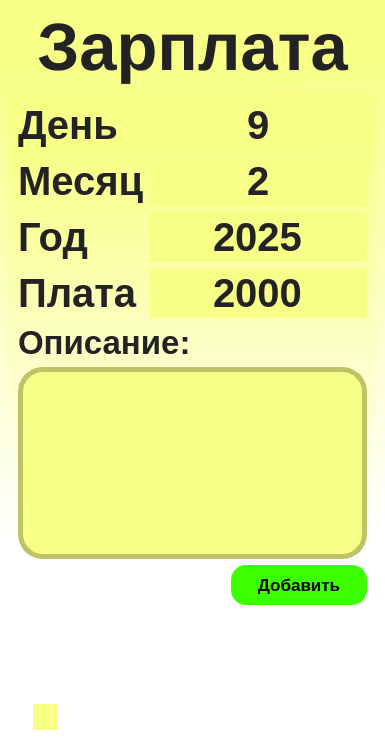
<?xml version="1.0" encoding="UTF-8"?>
<ui version="4.0">
 <class>MainWindow</class>
 <widget class="QMainWindow" name="MainWindow">
  <property name="geometry">
   <rect>
    <x>0</x>
    <y>0</y>
    <width>385</width>
    <height>739</height>
   </rect>
  </property>
  <property name="windowTitle">
   <string>MySalary</string>
  </property>
  <property name="windowIcon">
   <iconset resource="icons.qrc">
    <normaloff>:/resource/icons/salary.png</normaloff>:/resource/icons/salary.png</iconset>
  </property>
  <property name="styleSheet">
   <string notr="true">background-color: qlineargradient(spread:pad, x1:0.5, y1:0.091, x2:0.511, y2:0.733, stop:0 rgba(248, 255, 135, 255), stop:1 rgba(255, 255, 255, 255));
</string>
  </property>
  <property name="toolButtonStyle">
   <enum>Qt::ToolButtonStyle::ToolButtonIconOnly</enum>
  </property>
  <widget class="QWidget" name="centralwidget">
   <layout class="QVBoxLayout" name="verticalLayout">
    <item>
     <widget class="QLabel" name="label">
      <property name="font">
       <font>
        <pointsize>50</pointsize>
        <italic>false</italic>
        <bold>true</bold>
        <underline>false</underline>
        <strikeout>false</strikeout>
       </font>
      </property>
      <property name="styleSheet">
       <string notr="true">background:transparent;
color: rgb(35, 35, 35);</string>
      </property>
      <property name="text">
       <string>Зарплата</string>
      </property>
      <property name="alignment">
       <set>Qt::AlignmentFlag::AlignCenter</set>
      </property>
     </widget>
    </item>
    <item>
     <widget class="QTabWidget" name="ui_mainTabWidget">
      <property name="styleSheet">
       <string notr="true">QTabWidget::tab-bar {
    alignment: center;
}
QTabWidget{
	border:none;
	background:transparent;
}

QTabBar::tab{
	background-color: rgb(255, 255, 255);
}

QTabBar::tab:selected {
	
	background-color: rgb(248, 255, 135);
}
</string>
      </property>
      <property name="tabPosition">
       <enum>QTabWidget::TabPosition::South</enum>
      </property>
      <property name="tabShape">
       <enum>QTabWidget::TabShape::Rounded</enum>
      </property>
      <property name="currentIndex">
       <number>1</number>
      </property>
      <property name="iconSize">
       <size>
        <width>35</width>
        <height>35</height>
       </size>
      </property>
      <property name="elideMode">
       <enum>Qt::TextElideMode::ElideNone</enum>
      </property>
      <property name="usesScrollButtons">
       <bool>true</bool>
      </property>
      <property name="documentMode">
       <bool>false</bool>
      </property>
      <property name="tabsClosable">
       <bool>false</bool>
      </property>
      <property name="movable">
       <bool>false</bool>
      </property>
      <property name="tabBarAutoHide">
       <bool>false</bool>
      </property>
      <widget class="QWidget" name="tab">
       <attribute name="icon">
        <iconset resource="icons.qrc">
         <normaloff>:/resource/icons/home.png</normaloff>:/resource/icons/home.png</iconset>
       </attribute>
       <attribute name="title">
        <string/>
       </attribute>
       <layout class="QVBoxLayout" name="verticalLayout_5">
        <item>
         <widget class="QWidget" name="widget_3" native="true">
          <property name="maximumSize">
           <size>
            <width>16777215</width>
            <height>115</height>
           </size>
          </property>
          <property name="styleSheet">
           <string notr="true">background-color: rgb(249, 255, 100);
</string>
          </property>
          <layout class="QVBoxLayout" name="verticalLayout_4">
           <item>
            <layout class="QHBoxLayout" name="horizontalLayout">
             <item>
              <widget class="QLabel" name="label_6">
               <property name="styleSheet">
                <string notr="true">image: url(:/resource/icons/salary.png);</string>
               </property>
               <property name="text">
                <string/>
               </property>
              </widget>
             </item>
             <item>
              <widget class="QLabel" name="ui_currentTime_Label">
               <property name="font">
                <font>
                 <pointsize>25</pointsize>
                 <bold>true</bold>
                </font>
               </property>
               <property name="styleSheet">
                <string notr="true">color: rgb(35, 35, 35);</string>
               </property>
               <property name="text">
                <string>00:00</string>
               </property>
              </widget>
             </item>
            </layout>
           </item>
           <item>
            <widget class="QLabel" name="ui_currentMonth_Label">
             <property name="font">
              <font>
               <pointsize>24</pointsize>
               <bold>true</bold>
              </font>
             </property>
             <property name="styleSheet">
              <string notr="true">color: rgb(35, 35, 35);</string>
             </property>
             <property name="text">
              <string>Январь</string>
             </property>
             <property name="alignment">
              <set>Qt::AlignmentFlag::AlignCenter</set>
             </property>
            </widget>
           </item>
          </layout>
         </widget>
        </item>
        <item>
         <widget class="QWidget" name="widget" native="true">
          <property name="minimumSize">
           <size>
            <width>0</width>
            <height>125</height>
           </size>
          </property>
          <property name="maximumSize">
           <size>
            <width>16777215</width>
            <height>125</height>
           </size>
          </property>
          <property name="styleSheet">
           <string notr="true">background-color: rgb(249, 255, 100);
border-radius:25px;</string>
          </property>
          <layout class="QVBoxLayout" name="verticalLayout_2">
           <item>
            <widget class="QLabel" name="label_2">
             <property name="font">
              <font>
               <pointsize>20</pointsize>
               <bold>true</bold>
              </font>
             </property>
             <property name="styleSheet">
              <string>background:transparent;
color: rgb(35, 35, 35);</string>
             </property>
             <property name="text">
              <string>Всего Заработано</string>
             </property>
             <property name="alignment">
              <set>Qt::AlignmentFlag::AlignCenter</set>
             </property>
            </widget>
           </item>
           <item>
            <widget class="QLCDNumber" name="ui_allSalary_lcdNumber">
             <property name="font">
              <font>
               <pointsize>9</pointsize>
              </font>
             </property>
             <property name="styleSheet">
              <string notr="true">background-color: rgb(60, 255, 0);
color: rgb(0, 0, 0);
border:none;</string>
             </property>
             <property name="frameShape">
              <enum>QFrame::Shape::NoFrame</enum>
             </property>
             <property name="frameShadow">
              <enum>QFrame::Shadow::Raised</enum>
             </property>
             <property name="smallDecimalPoint">
              <bool>false</bool>
             </property>
             <property name="digitCount">
              <number>8</number>
             </property>
             <property name="segmentStyle">
              <enum>QLCDNumber::SegmentStyle::Flat</enum>
             </property>
            </widget>
           </item>
          </layout>
         </widget>
        </item>
        <item>
         <widget class="QWidget" name="widget_2" native="true">
          <property name="minimumSize">
           <size>
            <width>0</width>
            <height>125</height>
           </size>
          </property>
          <property name="maximumSize">
           <size>
            <width>16777215</width>
            <height>125</height>
           </size>
          </property>
          <property name="styleSheet">
           <string notr="true">background-color: rgb(249, 255, 100);
border-radius:25px;</string>
          </property>
          <layout class="QVBoxLayout" name="verticalLayout_3">
           <item>
            <widget class="QLabel" name="label_3">
             <property name="font">
              <font>
               <pointsize>20</pointsize>
               <italic>false</italic>
               <bold>true</bold>
              </font>
             </property>
             <property name="styleSheet">
              <string>background:transparent;
color: rgb(35, 35, 35);</string>
             </property>
             <property name="text">
              <string>За Текущий Месяц</string>
             </property>
             <property name="alignment">
              <set>Qt::AlignmentFlag::AlignCenter</set>
             </property>
            </widget>
           </item>
           <item>
            <widget class="QLCDNumber" name="ui_salaryThisMonth_lcdNumber">
             <property name="font">
              <font>
               <pointsize>9</pointsize>
              </font>
             </property>
             <property name="styleSheet">
              <string notr="true">background-color: rgb(60, 255, 0);
color: rgb(0, 0, 0);
border:none;
</string>
             </property>
             <property name="frameShape">
              <enum>QFrame::Shape::NoFrame</enum>
             </property>
             <property name="frameShadow">
              <enum>QFrame::Shadow::Raised</enum>
             </property>
             <property name="lineWidth">
              <number>1</number>
             </property>
             <property name="midLineWidth">
              <number>0</number>
             </property>
             <property name="smallDecimalPoint">
              <bool>false</bool>
             </property>
             <property name="digitCount">
              <number>8</number>
             </property>
             <property name="segmentStyle">
              <enum>QLCDNumber::SegmentStyle::Flat</enum>
             </property>
            </widget>
           </item>
          </layout>
         </widget>
        </item>
        <item>
         <spacer name="verticalSpacer_2">
          <property name="orientation">
           <enum>Qt::Orientation::Vertical</enum>
          </property>
          <property name="sizeHint" stdset="0">
           <size>
            <width>20</width>
            <height>40</height>
           </size>
          </property>
         </spacer>
        </item>
       </layout>
      </widget>
      <widget class="QWidget" name="tab_2">
       <attribute name="icon">
        <iconset resource="icons.qrc">
         <normaloff>:/resource/icons/add.png</normaloff>:/resource/icons/add.png</iconset>
       </attribute>
       <attribute name="title">
        <string/>
       </attribute>
       <layout class="QVBoxLayout" name="verticalLayout_6">
        <item>
         <layout class="QFormLayout" name="formLayout">
          <item row="0" column="0">
           <widget class="QLabel" name="label_9">
            <property name="minimumSize">
             <size>
              <width>0</width>
              <height>50</height>
             </size>
            </property>
            <property name="font">
             <font>
              <pointsize>30</pointsize>
              <bold>true</bold>
             </font>
            </property>
            <property name="styleSheet">
             <string notr="true">background:transparent;
color: rgb(35, 35, 35);</string>
            </property>
            <property name="text">
             <string>День</string>
            </property>
           </widget>
          </item>
          <item row="2" column="0">
           <widget class="QLabel" name="label_8">
            <property name="minimumSize">
             <size>
              <width>0</width>
              <height>50</height>
             </size>
            </property>
            <property name="font">
             <font>
              <pointsize>30</pointsize>
              <bold>true</bold>
             </font>
            </property>
            <property name="styleSheet">
             <string notr="true">background:transparent;
color: rgb(35, 35, 35);</string>
            </property>
            <property name="text">
             <string>Месяц</string>
            </property>
           </widget>
          </item>
          <item row="4" column="0">
           <widget class="QLabel" name="label_10">
            <property name="minimumSize">
             <size>
              <width>0</width>
              <height>50</height>
             </size>
            </property>
            <property name="font">
             <font>
              <pointsize>30</pointsize>
              <bold>true</bold>
             </font>
            </property>
            <property name="styleSheet">
             <string notr="true">background:transparent;
color: rgb(35, 35, 35);</string>
            </property>
            <property name="text">
             <string>Год</string>
            </property>
           </widget>
          </item>
          <item row="4" column="1">
           <widget class="QSpinBox" name="ui_addYear_spinBox">
            <property name="minimumSize">
             <size>
              <width>0</width>
              <height>50</height>
             </size>
            </property>
            <property name="font">
             <font>
              <pointsize>30</pointsize>
              <bold>true</bold>
             </font>
            </property>
            <property name="styleSheet">
             <string notr="true">background-color: rgb(248, 255, 135);
border:none;
color: rgb(35, 35, 35);</string>
            </property>
            <property name="alignment">
             <set>Qt::AlignmentFlag::AlignCenter</set>
            </property>
            <property name="buttonSymbols">
             <enum>QAbstractSpinBox::ButtonSymbols::NoButtons</enum>
            </property>
            <property name="minimum">
             <number>1945</number>
            </property>
            <property name="maximum">
             <number>3000</number>
            </property>
            <property name="value">
             <number>2025</number>
            </property>
           </widget>
          </item>
          <item row="5" column="0">
           <widget class="QLabel" name="label_7">
            <property name="minimumSize">
             <size>
              <width>0</width>
              <height>50</height>
             </size>
            </property>
            <property name="font">
             <font>
              <pointsize>30</pointsize>
              <bold>true</bold>
             </font>
            </property>
            <property name="styleSheet">
             <string notr="true">background:transparent;
color: rgb(35, 35, 35);</string>
            </property>
            <property name="text">
             <string>Плата</string>
            </property>
           </widget>
          </item>
          <item row="5" column="1">
           <widget class="QSpinBox" name="ui_addMoney_spinBox">
            <property name="minimumSize">
             <size>
              <width>0</width>
              <height>50</height>
             </size>
            </property>
            <property name="font">
             <font>
              <pointsize>30</pointsize>
              <bold>true</bold>
             </font>
            </property>
            <property name="styleSheet">
             <string notr="true">background-color: rgb(248, 255, 135);
border:none;
color: rgb(35, 35, 35);</string>
            </property>
            <property name="alignment">
             <set>Qt::AlignmentFlag::AlignCenter</set>
            </property>
            <property name="buttonSymbols">
             <enum>QAbstractSpinBox::ButtonSymbols::NoButtons</enum>
            </property>
            <property name="maximum">
             <number>100000</number>
            </property>
            <property name="value">
             <number>2000</number>
            </property>
           </widget>
          </item>
          <item row="0" column="1">
           <widget class="QSpinBox" name="ui_dayAdd_spinBox">
            <property name="minimumSize">
             <size>
              <width>0</width>
              <height>50</height>
             </size>
            </property>
            <property name="font">
             <font>
              <pointsize>30</pointsize>
              <bold>true</bold>
             </font>
            </property>
            <property name="styleSheet">
             <string notr="true">background-color: rgb(248, 255, 135);
border:none;
color: rgb(35, 35, 35);</string>
            </property>
            <property name="alignment">
             <set>Qt::AlignmentFlag::AlignCenter</set>
            </property>
            <property name="buttonSymbols">
             <enum>QAbstractSpinBox::ButtonSymbols::NoButtons</enum>
            </property>
            <property name="minimum">
             <number>1</number>
            </property>
            <property name="maximum">
             <number>31</number>
            </property>
            <property name="value">
             <number>9</number>
            </property>
           </widget>
          </item>
          <item row="2" column="1">
           <widget class="QSpinBox" name="ui_addMonth_spinBox">
            <property name="minimumSize">
             <size>
              <width>0</width>
              <height>50</height>
             </size>
            </property>
            <property name="font">
             <font>
              <pointsize>30</pointsize>
              <bold>true</bold>
             </font>
            </property>
            <property name="styleSheet">
             <string notr="true">background-color: rgb(248, 255, 135);
border:none;
color: rgb(35, 35, 35);</string>
            </property>
            <property name="alignment">
             <set>Qt::AlignmentFlag::AlignCenter</set>
            </property>
            <property name="buttonSymbols">
             <enum>QAbstractSpinBox::ButtonSymbols::NoButtons</enum>
            </property>
            <property name="minimum">
             <number>1</number>
            </property>
            <property name="maximum">
             <number>12</number>
            </property>
            <property name="value">
             <number>2</number>
            </property>
           </widget>
          </item>
         </layout>
        </item>
        <item>
         <widget class="QLabel" name="label_11">
          <property name="font">
           <font>
            <pointsize>25</pointsize>
            <bold>true</bold>
           </font>
          </property>
          <property name="styleSheet">
           <string notr="true">background:transparent;
color: rgb(35, 35, 35);</string>
          </property>
          <property name="text">
           <string>Описание:</string>
          </property>
         </widget>
        </item>
        <item>
         <widget class="QPlainTextEdit" name="ui_addAbout">
          <property name="font">
           <font>
            <pointsize>21</pointsize>
           </font>
          </property>
          <property name="styleSheet">
           <string notr="true">color: rgb(35, 35, 35);
background-color: rgb(231, 231, 231);
border:5px solid  rgb(190, 195, 103);
border-radius:25px;
background-color: rgb(248, 255, 135);
padding:5px;</string>
          </property>
         </widget>
        </item>
        <item>
         <layout class="QHBoxLayout" name="horizontalLayout_2">
          <item>
           <spacer name="horizontalSpacer">
            <property name="orientation">
             <enum>Qt::Orientation::Horizontal</enum>
            </property>
            <property name="sizeHint" stdset="0">
             <size>
              <width>40</width>
              <height>20</height>
             </size>
            </property>
           </spacer>
          </item>
          <item>
           <widget class="QPushButton" name="ui_addNote_button">
            <property name="minimumSize">
             <size>
              <width>136</width>
              <height>40</height>
             </size>
            </property>
            <property name="maximumSize">
             <size>
              <width>136</width>
              <height>16777215</height>
             </size>
            </property>
            <property name="font">
             <font>
              <pointsize>13</pointsize>
              <bold>true</bold>
             </font>
            </property>
            <property name="styleSheet">
             <string notr="true">QPushButton{
alignment: right;
	background-color: rgb(60, 255, 0);
	border-radius:15px;
	color: rgb(0, 0, 0);
	border:none;
}
QPushButton:hover{
	background-color: rgb(255, 255, 255);
	color: rgb(0, 0, 0);
	border:2px solid  rgb(60, 255, 0);	
}</string>
            </property>
            <property name="text">
             <string>Добавить</string>
            </property>
           </widget>
          </item>
         </layout>
        </item>
        <item>
         <spacer name="verticalSpacer">
          <property name="orientation">
           <enum>Qt::Orientation::Vertical</enum>
          </property>
          <property name="sizeHint" stdset="0">
           <size>
            <width>20</width>
            <height>50</height>
           </size>
          </property>
         </spacer>
        </item>
       </layout>
      </widget>
      <widget class="QWidget" name="tab_3">
       <attribute name="icon">
        <iconset resource="icons.qrc">
         <normaloff>:/resource/icons/pie-chart.png</normaloff>:/resource/icons/pie-chart.png</iconset>
       </attribute>
       <attribute name="title">
        <string/>
       </attribute>
       <layout class="QVBoxLayout" name="verticalLayout_8">
        <item>
         <layout class="QHBoxLayout" name="horizontalLayout_3">
          <item>
           <widget class="QSpinBox" name="ui_chooseYear_spinBox">
            <property name="minimumSize">
             <size>
              <width>0</width>
              <height>50</height>
             </size>
            </property>
            <property name="maximumSize">
             <size>
              <width>16777215</width>
              <height>50</height>
             </size>
            </property>
            <property name="font">
             <font>
              <pointsize>30</pointsize>
              <bold>true</bold>
             </font>
            </property>
            <property name="styleSheet">
             <string notr="true">background-color: rgb(248, 255, 135);
border:none;
color: rgb(35, 35, 35);</string>
            </property>
            <property name="buttonSymbols">
             <enum>QAbstractSpinBox::ButtonSymbols::NoButtons</enum>
            </property>
            <property name="minimum">
             <number>1945</number>
            </property>
            <property name="maximum">
             <number>3000</number>
            </property>
            <property name="value">
             <number>2025</number>
            </property>
           </widget>
          </item>
          <item>
           <widget class="QSpinBox" name="ui_chooseMonth_spinBox">
            <property name="minimumSize">
             <size>
              <width>0</width>
              <height>50</height>
             </size>
            </property>
            <property name="maximumSize">
             <size>
              <width>16777215</width>
              <height>50</height>
             </size>
            </property>
            <property name="font">
             <font>
              <pointsize>30</pointsize>
              <bold>true</bold>
             </font>
            </property>
            <property name="styleSheet">
             <string notr="true">background-color: rgb(248, 255, 135);
border:none;
color: rgb(35, 35, 35);</string>
            </property>
            <property name="alignment">
             <set>Qt::AlignmentFlag::AlignCenter</set>
            </property>
            <property name="buttonSymbols">
             <enum>QAbstractSpinBox::ButtonSymbols::NoButtons</enum>
            </property>
            <property name="minimum">
             <number>1</number>
            </property>
            <property name="maximum">
             <number>12</number>
            </property>
            <property name="value">
             <number>2</number>
            </property>
           </widget>
          </item>
          <item>
           <widget class="QPushButton" name="ui_screachNotes_button">
            <property name="minimumSize">
             <size>
              <width>0</width>
              <height>50</height>
             </size>
            </property>
            <property name="maximumSize">
             <size>
              <width>16777215</width>
              <height>50</height>
             </size>
            </property>
            <property name="styleSheet">
             <string notr="true">background-color: rgb(248, 255, 136);
image: url(:/resource/icons/screach.png);
border:none;</string>
            </property>
            <property name="text">
             <string/>
            </property>
           </widget>
          </item>
         </layout>
        </item>
        <item>
         <widget class="QTableView" name="tableView">
          <property name="styleSheet">
           <string notr="true">background-color: rgb(249, 255, 162);
border:2px solid rgb(202, 206, 131);
</string>
          </property>
         </widget>
        </item>
        <item>
         <layout class="QHBoxLayout" name="horizontalLayout_4">
          <item>
           <widget class="QLabel" name="label_13">
            <property name="minimumSize">
             <size>
              <width>0</width>
              <height>100</height>
             </size>
            </property>
            <property name="font">
             <font>
              <pointsize>11</pointsize>
              <bold>true</bold>
             </font>
            </property>
            <property name="styleSheet">
             <string notr="true">color: rgb(35, 35, 35);
background-color: rgb(255, 255, 255);</string>
            </property>
            <property name="text">
             <string>Выберите Элемент с Таблицы!</string>
            </property>
           </widget>
          </item>
          <item>
           <widget class="QPushButton" name="ui_noteAbout_button">
            <property name="minimumSize">
             <size>
              <width>0</width>
              <height>100</height>
             </size>
            </property>
            <property name="styleSheet">
             <string notr="true">background:transparent;
image: url(:/resource/icons/about.png);
border:none;</string>
            </property>
            <property name="text">
             <string/>
            </property>
           </widget>
          </item>
          <item>
           <widget class="QPushButton" name="ui_deleteNote_button">
            <property name="minimumSize">
             <size>
              <width>0</width>
              <height>100</height>
             </size>
            </property>
            <property name="styleSheet">
             <string notr="true">background:transparent;
border:none;
image: url(:/resource/icons/delete.png);</string>
            </property>
            <property name="text">
             <string/>
            </property>
           </widget>
          </item>
         </layout>
        </item>
       </layout>
      </widget>
      <widget class="QWidget" name="tab_4">
       <attribute name="icon">
        <iconset resource="icons.qrc">
         <normaloff>:/resource/icons/settings.png</normaloff>:/resource/icons/settings.png</iconset>
       </attribute>
       <attribute name="title">
        <string/>
       </attribute>
       <layout class="QVBoxLayout" name="verticalLayout_7">
        <item>
         <widget class="QLabel" name="label_12">
          <property name="font">
           <font>
            <pointsize>29</pointsize>
            <bold>true</bold>
           </font>
          </property>
          <property name="styleSheet">
           <string notr="true">background:transparent;
color: rgb(35, 35, 35);</string>
          </property>
          <property name="text">
           <string>В РАЗРАБОТКЕ!</string>
          </property>
          <property name="alignment">
           <set>Qt::AlignmentFlag::AlignCenter</set>
          </property>
         </widget>
        </item>
       </layout>
      </widget>
     </widget>
    </item>
   </layout>
  </widget>
 </widget>
 <resources>
  <include location="icons.qrc"/>
 </resources>
 <connections/>
</ui>
